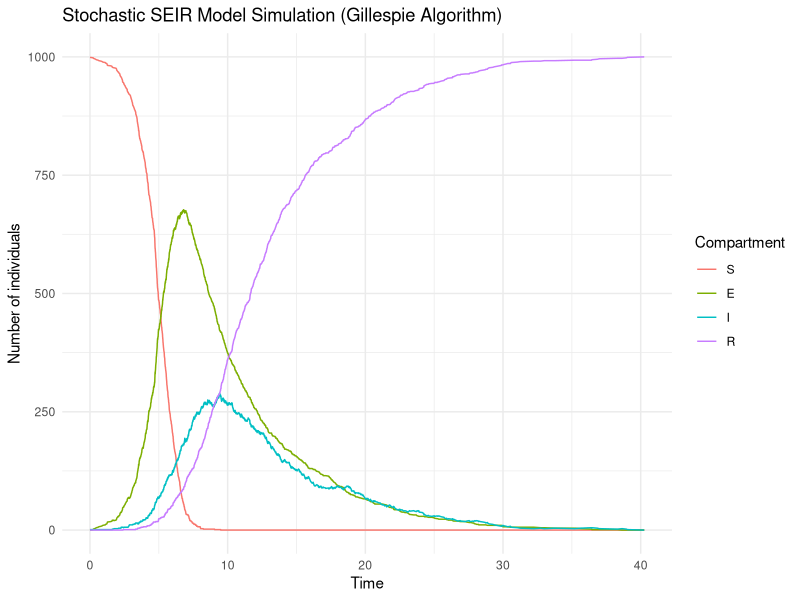

The R script that drew this image:
library(ggplot2)
library(reshape2)


# Parameters
N <- 1000            # Total population
beta <- 0.01          # Transmission rate
sigma <- 1/5.2       # Rate of progression from exposed to infectious (inverse of incubation period)
gamma <- 1/2.9       # Recovery rate (inverse of infectious period)
initial_infected <- 1
initial_exposed <- 0
initial_recovered <- 0
initial_susceptible <- N - initial_infected - initial_exposed - initial_recovered
total_time <- 160    # Simulation time

# Gillespie SEIR model function
gillespie_seir <- function(N, beta, sigma, gamma, initial_state, total_time) {
  times <- c(0)
  states <- matrix(ncol = 4, nrow = 1, data = initial_state)
  
  while (times[length(times)] < total_time) {
    S <- states[nrow(states), 1]
    E <- states[nrow(states), 2]
    I <- states[nrow(states), 3]
    R <- states[nrow(states), 4]
    
    rates <- c(
      "S_to_E" = beta * S * I,
      "E_to_I" = sigma * E,
      "I_to_R" = gamma * I
    )
    
    total_rate <- sum(rates)
    
    if (total_rate == 0) {
      break
    }
    
    time_step <- rexp(1, total_rate)
    times <- c(times, times[length(times)] + time_step)
    
    transition <- sample(names(rates), 1, prob = rates / total_rate)
    
    if (transition == "S_to_E") {
      S <- S - 1
      E <- E + 1
    } else if (transition == "E_to_I") {
      E <- E - 1
      I <- I + 1
    } else if (transition == "I_to_R") {
      I <- I - 1
      R <- R + 1
    }
    
    states <- rbind(states, c(S, E, I, R))
  }
  
  return(list(times = times, states = states))
}

# Initial state
initial_state <- c(S = initial_susceptible, E = initial_exposed, I = initial_infected, R = initial_recovered)

# Run simulation
result <- gillespie_seir(N, beta, sigma, gamma, initial_state, total_time)

# Convert results to data frame for plotting
output <- data.frame(time = result$times,
                     S = result$states[, 1], 
                     E = result$states[, 2], 
                     I = result$states[, 3], 
                     R = result$states[, 4])

output_long <- melt(output, id = "time")

# Plot results
ggplot(output_long, aes(x = time, y = value, color = variable)) +
  geom_line() +
  labs(x = "Time", y = "Number of individuals", color = "Compartment") +
  theme_minimal() +
  ggtitle("Stochastic SEIR Model Simulation (Gillespie Algorithm)")
